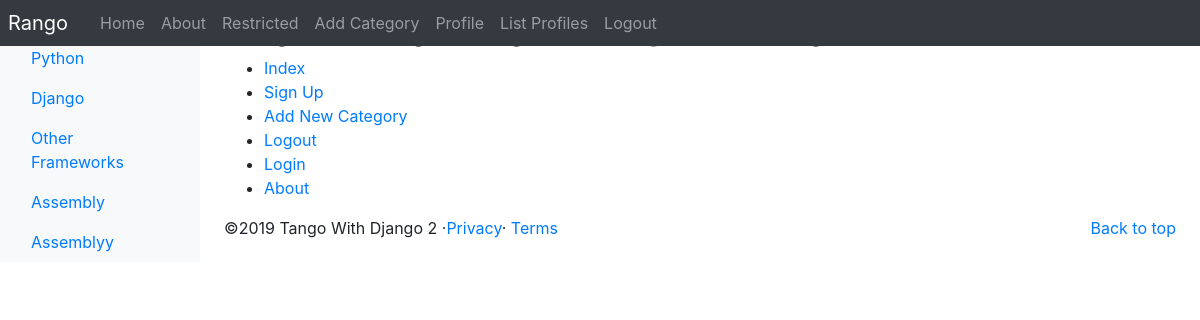
Screenshot of /rango/restricted/ (signed in) with the database file from the repository.
### rango/models.py (models this page shows, shortened)
class Category(models.Model):
    name = models.CharField(max_length=128, unique=True)
    views = models.IntegerField(default=0)
    likes = models.IntegerField(default=0)
    slug = models.SlugField(unique=True)
    class Mate:
        verbose_name_plural = 'Categories'

### rango/views.py (the view)
# urls.py: path('restricted/', views.restricted, name='restricted'),
@login_required
def restricted(request):
    return render(request, 'rango/restricted.html')

### rango/templatetags/rango_template_tags.py (called while the page is built)
@register.inclusion_tag('rango/categories.html')
def get_category_list(current_category=None):
    return {'categories': Category.objects.all(),
            'current_category': current_category}

### templates/rango/restricted.html (shortened to what this page needs)
{% extends 'rango/base.html' %}
{% load staticfiles %}
{% block body_block %}
<h1>Hey!Happy for your login.Now you can see more.</h1>
<ul>
    <li><a href="{% url 'rango:index' %}">Index</a></li>
    <li><a href="{% url 'registration_register' %}">Sign Up</a></li>
    <li><a href="{% url 'rango:add_category' %}">Add New Category</a></li>
    <li><a href="{% url 'auth_logout' %}">Logout</a></li>
    <li><a href="{% url 'auth_login' %}">Login</a></li>
    <li><a href="{% url 'rango:about' %}">About</a></li>
</ul>
{% endblock %}

### templates/rango/categories.html (shortened to what this page needs)
<ul class="nav flex-column">
    {% if categories %}
        {% for c in categories %}
            {% if c == current_category %}
                <li class="nav-item">
                    <a class="nav-link active" href="{% url 'rango:show_category' c.slug %}">
                        <span data-feather="archive"></span>{{c.name}}
                    </a>
                </li>
            {% else %}
                <li class="nav-item">
                    <a class="nav-link" href="{% url 'rango:show_category' c.slug %}">
                        {{c.name}}
                    </a>
                </li>
            {% endif %}
        {% endfor %}
    {% else %}
        <li class="nav-item">There are no categories present.</li>
    {% endif %}
</ul>

### rows the page displays
Category: name "Python"
Category: name "Django"
Category: name "Other Frameworks"
Category: name "Assembly"
Category: name "Assemblyy"
